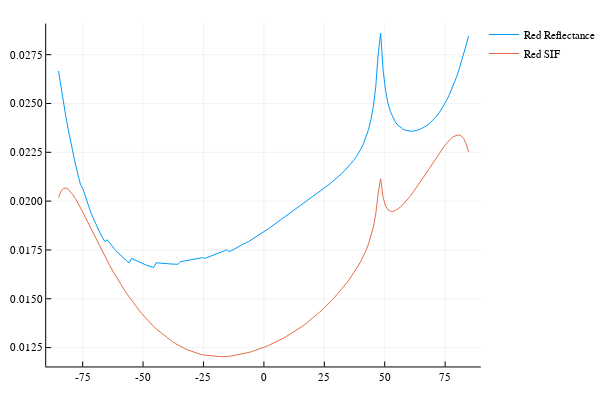

The cell this chart's notebook holds for it:
### Code cell
plot(VZA, reflVIS, label="Red Reflectance")
plot!(VZA, SIF_FR/100, label="Red SIF")

### Figure 1 — Plotly figure (JSON) as saved in the notebook; plotly's stock layout.template omitted (floating-point values rounded to 4 significant figures; data arrays with more than 128 entries replaced by an {"elided": "..."} marker saying what was removed)
{"data": [{"colorbar": {"title": ""}, "legendgroup": "Red Reflectance", "line": {"color": "rgba(0, 154, 250, 1.000)", "dash": "solid", "shape": "linear", "width": 1}, "mode": "lines", "name": "Red Reflectance", "showlegend": true, "type": "scatter", "x": {"elided": "169 float values"}, "xaxis": "x1", "y": {"elided": "169 float values"}, "yaxis": "y1", "zmax": null, "zmin": null}, {"colorbar": {"title": ""}, "legendgroup": "Red SIF", "line": {"color": "rgba(227, 111, 71, 1.000)", "dash": "solid", "shape": "linear", "width": 1}, "mode": "lines", "name": "Red SIF", "showlegend": true, "type": "scatter", "x": {"elided": "169 float values"}, "xaxis": "x1", "y": {"elided": "169 float values"}, "yaxis": "y1", "zmax": null, "zmin": null}], "layout": {"annotations": [], "height": 400, "legend": {"bgcolor": "rgba(255, 255, 255, 1.000)", "bordercolor": "rgba(0, 0, 0, 1.000)", "font": {"color": "rgba(0, 0, 0, 1.000)", "family": "sans-serif", "size": 11}, "tracegroupgap": 0, "x": 1, "y": 1}, "margin": {"b": 20, "l": 0, "r": 0, "t": 20}, "paper_bgcolor": "rgba(255, 255, 255, 1.000)", "plot_bgcolor": "rgba(255, 255, 255, 1.000)", "showlegend": true, "width": 600, "xaxis": {"anchor": "y1", "domain": [0.09545, 0.9934], "gridcolor": "rgba(0, 0, 0, 0.100)", "gridwidth": 0.5, "linecolor": "rgba(0, 0, 0, 1.000)", "mirror": false, "range": [-90.09, 89.77], "showgrid": true, "showline": true, "showticklabels": true, "tickangle": 0, "tickcolor": "rgb(0, 0, 0)", "tickfont": {"color": "rgba(0, 0, 0, 1.000)", "family": "sans-serif", "size": 11}, "tickmode": "array", "ticks": "inside", "ticktext": ["-75", "-50", "-25", "0", "25", "50", "75"], "tickvals": [-75, -50, -25, 0, 25, 50, 75], "title": "", "titlefont": {"color": "rgba(0, 0, 0, 1.000)", "family": "sans-serif", "size": 15}, "type": "-", "visible": true, "zeroline": false, "zerolinecolor": "rgba(0, 0, 0, 1.000)"}, "yaxis": {"anchor": "x1", "domain": [0.03762, 0.9902], "gridcolor": "rgba(0, 0, 0, 0.100)", "gridwidth": 0.5, "linecolor": "rgba(0, 0, 0, 1.000)", "mirror": false, "range": [0.01153, 0.02909], "showgrid": true, "showline": true, "showticklabels": true, "tickangle": 0, "tickcolor": "rgb(0, 0, 0)", "tickfont": {"color": "rgba(0, 0, 0, 1.000)", "family": "sans-serif", "size": 11}, "tickmode": "array", "ticks": "inside", "ticktext": ["0.0125", "0.0150", "0.0175", "0.0200", "0.0225", "0.0250", "0.0275"], "tickvals": [0.0125, 0.015, 0.0175, 0.02, 0.0225, 0.025, 0.0275], "title": "", "titlefont": {"color": "rgba(0, 0, 0, 1.000)", "family": "sans-serif", "size": 15}, "type": "-", "visible": true, "zeroline": false, "zerolinecolor": "rgba(0, 0, 0, 1.000)"}}}
